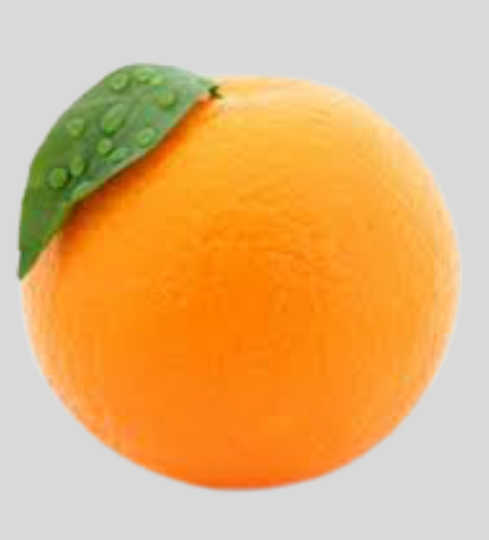
#> input picture CV and IP/ImgData/input/orange.png, 977 x 1080 px, found by its file name (shown at 1/2 size); the run also reads 1 picture not shown here
$ python bgremove.py
#> lines starting #> are read from the running program, lines starting #| are printed output that depends on the picture; after the words box and inside, x2 and y2 are one past the last pixel; in counts of white or black regions, pixels touching at a corner belong together
import cv2 as cv

img = cv.imread("D:\\ImgData\\input\\orange.png")
#> img is the input picture: shape (1080, 977, 3); mean B, G, R 119.1, 178.8, 226.9
img = cv.resize(img, (300,300))
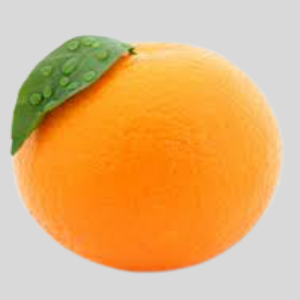
#> img: shape (300, 300, 3); mean B, G, R 119.1, 178.7, 226.8

#convert to hsv
hsv = cv.cvtColor(img, cv.COLOR_BGR2HSV)
#> hsv: shape (300, 300, 3); mean H, S, V 11.3, 116, 228.9

#reading background pixels and converting to hsv
roi = cv.imread("D:\\ImgData\\input\\orangebg.png")
hsv_roi = cv.cvtColor(roi, cv.COLOR_BGR2HSV)
#> hsv_roi: shape (129, 176, 3); mean H, S, V 0, 0, 217

#defining the lower and upper range of the background
hist_roi = cv.calcHist([hsv_roi], [0,1], None, [180,256], [0, 180, 0, 256])
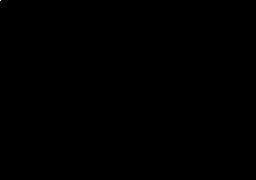
#> hist_roi: shape (180, 256) float32; values 0 (black) and 22704 (white), 0% white in thin lines or dots, all inside (x1, y1, x2, y2) = (0, 0, 1, 1)
mask = cv.calcBackProject([hsv], [0,1], hist_roi, [0, 180, 0, 256], 1)
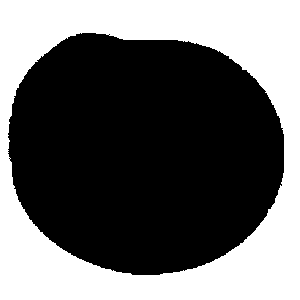
#> mask: shape (300, 300); 40.5% white; 1 white region, box (x1, y1, x2, y2) and area: (0, 0, 300, 300) 36493

#applying the mask
kernel = cv.getStructuringElement(cv.MORPH_ELLIPSE, (5,5))
mask = cv.filter2D(mask, -1, kernel)
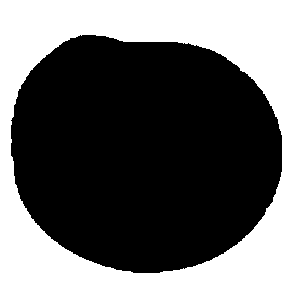
#> mask: shape (300, 300); 42.5% white; 1 white region, box (x1, y1, x2, y2) and area: (0, 0, 300, 300) 38225
__, mask = cv.threshold(mask, 210, 255, cv.THRESH_BINARY)

#merging mask into an image
mask = cv.merge((mask, mask, mask))
#result image
result = cv.bitwise_or(img, mask)
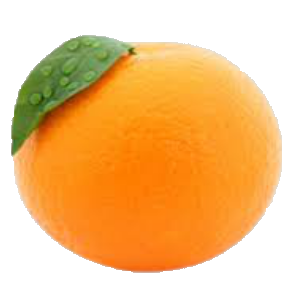
#> result: shape (300, 300, 3); mean B, G, R 135.4, 194.9, 243


cv.imshow("Image", img)
cv.imshow("Mask", mask)
cv.imshow("HSV", result)


cv.waitKey()
cv.destroyAllWindows()
